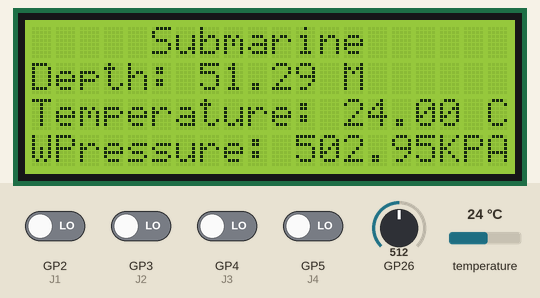
This sketch was run on a simulated Raspberry Pi Pico. Shown: 20×4 character LCD. The inputs (shaded band) are chosen by the test bench; at power-on: GP2 (J1), GP3 (J2), GP4 (J3), GP5 (J4) LOW, GP26 = 512, temperature 24 °C.

Above: at 1.3 s.
1.4 s: GP26 set to 20
At 2.3 s:
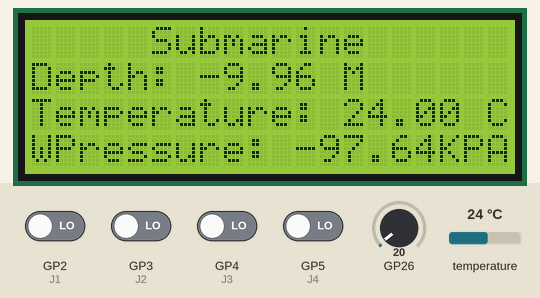
2.9 s: GP26 set to 17
At 5.2 s:
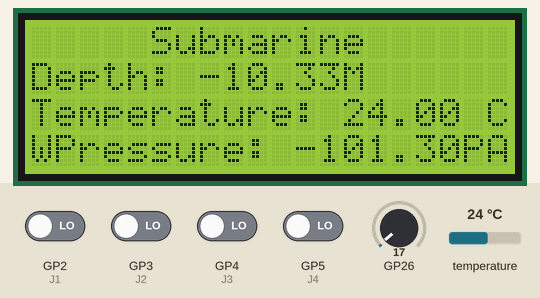
5.5 s: temperature set to 12 °C
At 6.6 s:
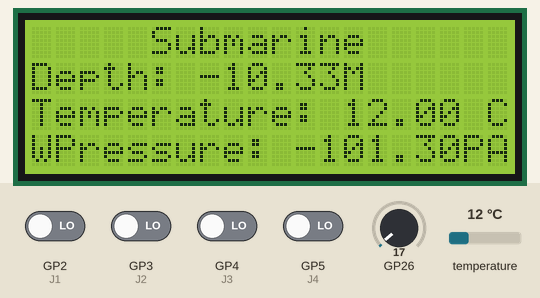
7.6 s: temperature set to 19 °C
10.1 s: temperature set to 28 °C
At 12.0 s:
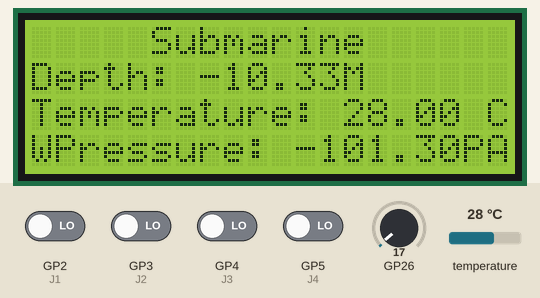
12.7 s: GP26 set to 0
At 13.4 s:
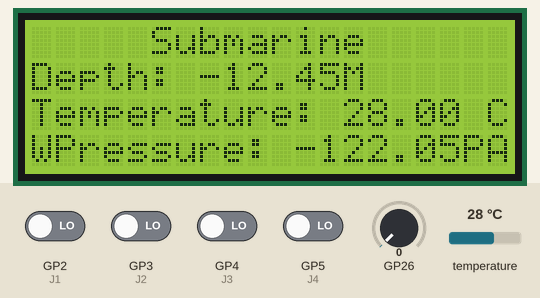
Timing chart, 0 to 15.5 s (numbered marks = the images above; inputs shaded):
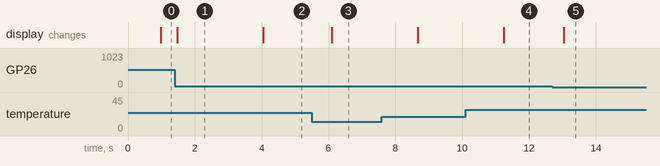

The sketch:

submarine-code.ino
```cpp
#include <Wire.h>
#include <OneWire.h>
#include <LiquidCrystal_I2C.h>
#include <DallasTemperature.h>
#define J1 2
#define J2 3
#define J3 4
#define J4 5
#define R1 6
#define R2 7
#define R3 8
#define R4 9
int JS1 = 0, JS2 = 0, JS3=0, JS4=0;
const int tmp = 13;
float V, KP, DP;
float tmc;

OneWire oneWire(tmp);
DallasTemperature tempSensor(&oneWire);
LiquidCrystal_I2C lcd(0x3F,20,4);


void setup()

{

  Serial.begin(9600);
  //pinMode
  pinMode(J1,INPUT);
  pinMode(J2,INPUT);
  pinMode(J3,INPUT);
  pinMode(J4,INPUT);
  pinMode(R1,OUTPUT);
  pinMode(R2,OUTPUT);
  pinMode(R3,OUTPUT);
  pinMode(R4,OUTPUT);
  //LCD code
  //scl= A5 pin   rcl= A4 pin
  lcd.init();
 lcd.init();
  lcd.backlight();
  lcd.setCursor(5,0);
  lcd.print("Submarine");
  lcd.setCursor(0,1);
  lcd.print("Depth:");
  lcd.setCursor(13,1);
  lcd.print("M");
  lcd.setCursor(0,2);
  lcd.print("Temperature:");
  lcd.setCursor(0,3);
  lcd.print("WPressure:");
  lcd.setCursor(17,3);
lcd.print("KPA");

tempSensor.begin();

}

void loop()

{
  loop1();
  loop2();
}

void loop1()

{

  //water pressuer senor
  //water pressuer senor = Pin A0

   V = analogRead(0) * 5.00 / 1024;
  KP = (V - 0.4882) * 250;                //μετατροπή τάσης σε KPA
  DP = KP * 0.101972;                    //μετατροπή από KPA σε μέτρα νερού
  lcd.setCursor(11,3);
lcd.print(KP);
lcd.setCursor(7,1);
lcd.print(DP);

//temperature senosor

tempSensor.requestTemperatures();             // send the command to get temperatures
tmc = tempSensor.getTempCByIndex(0);  // read temperature in Celsius
lcd.setCursor(13,2);
lcd.print(tmc);
lcd.setCursor(19,2);
lcd.print("C");
  delay(500);

}
void loop2()
//εντολές joystick
{
    JS1 = digitalRead(J1);
    JS2 = digitalRead(J2);
     JS3 = digitalRead(J3);
     JS4 = digitalRead(J4);
  if (JS1 == HIGH)
  {
  digitalWrite(R2,LOW);
  digitalWrite(R4,LOW);
  digitalWrite(R1,HIGH);
  digitalWrite(R3,HIGH);

    }
  else if (JS2 == HIGH)
  {
  digitalWrite(R1,LOW);
  digitalWrite(R3,LOW);
  digitalWrite(R2,HIGH);
  digitalWrite(R4,HIGH);

    }
  else if (JS3 == HIGH)
  {
    digitalWrite(R2,LOW);
    digitalWrite(R3,LOW);
  digitalWrite(R1,HIGH);
  digitalWrite(R4,LOW);

    }
  else if (JS4 == HIGH)
  {
    digitalWrite(R1,LOW);
    digitalWrite(R4,LOW);
  digitalWrite(R2,LOW);
  digitalWrite(R3,HIGH);
  }
}
```

Measured:
- the behaviour switches between 19 and 18 on GP26 (found by bisection; images 1 and 2)
- after the input at 1.4 s, the display: changes after 0.08 s (image 1)
- after the input at 2.9 s, the display: changes after 1.1 s (image 2)
- after the input at 5.5 s, the display: changes after 0.60 s (image 3)
- after the input at 10.1 s, the display: changes after 1.1 s (image 4)
- after the input at 12.7 s, the display: changes after 0.34 s (image 5)
